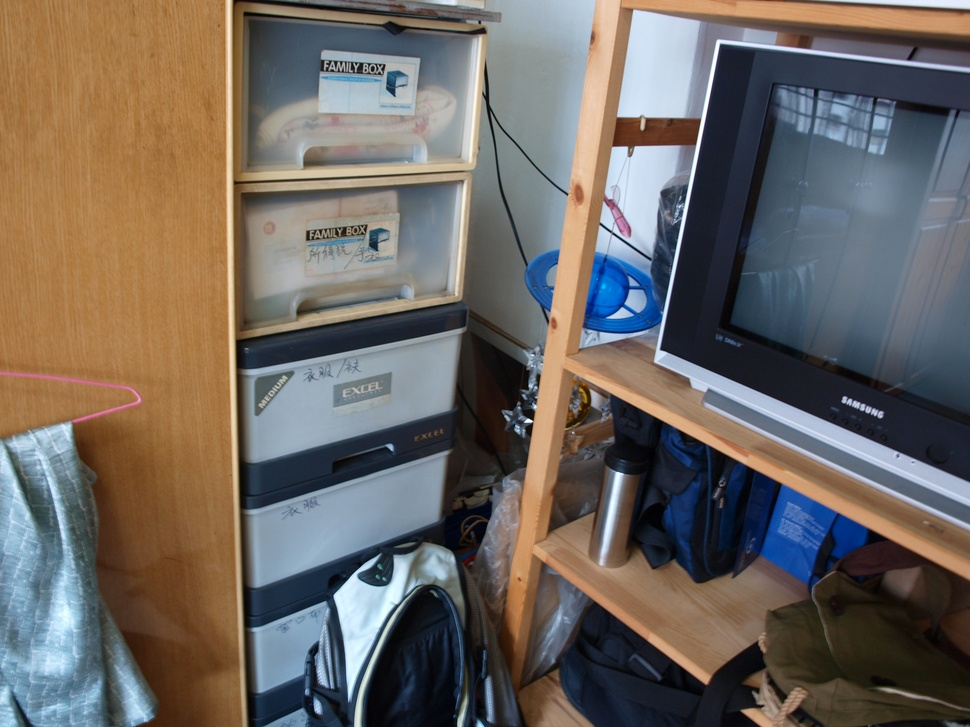
#> input picture img/a3.JPG, 970 x 727 px, shrunk from 3648 x 2736 before the run
$ python image_stitching.py
#> lines starting #> are read from the running program, lines starting #| are printed output that depends on the picture
#> further down, image1 is the input picture: shape (727, 970, 3); mean B, G, R 97.1, 102.8, 109.6
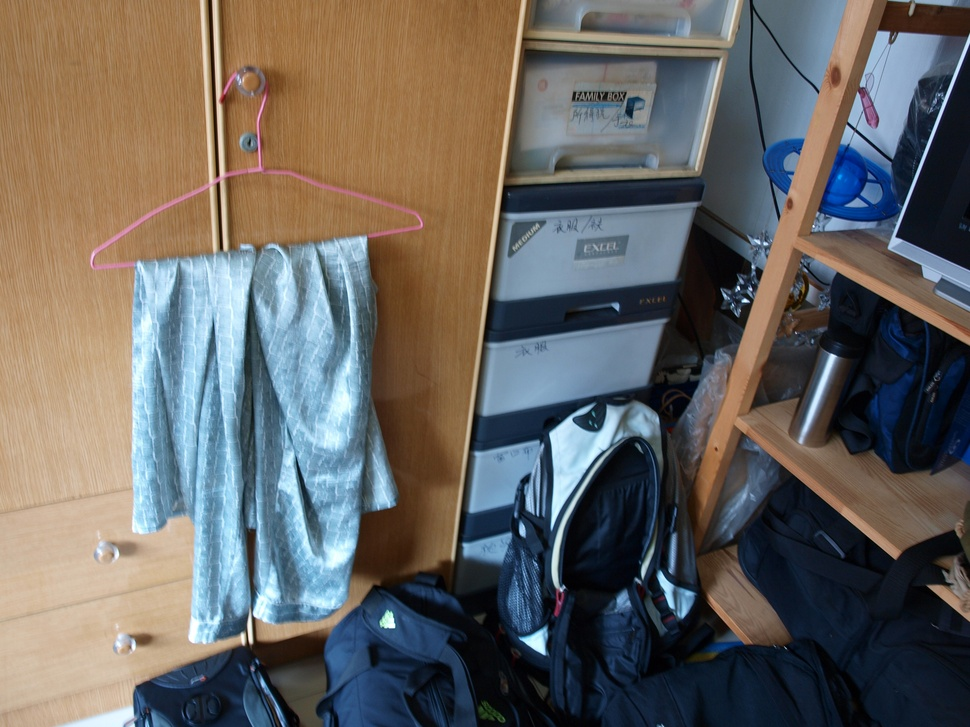
#> input picture img/b3.JPG, 970 x 727 px, shrunk from 3648 x 2736 before the run
#> further down, image2 is the input picture: shape (727, 970, 3); mean B, G, R 97.8, 101.1, 104
import cv2
import numpy as np

def stitch_images(img1, img2):
    gray1 = cv2.cvtColor(img1, cv2.COLOR_BGR2GRAY)
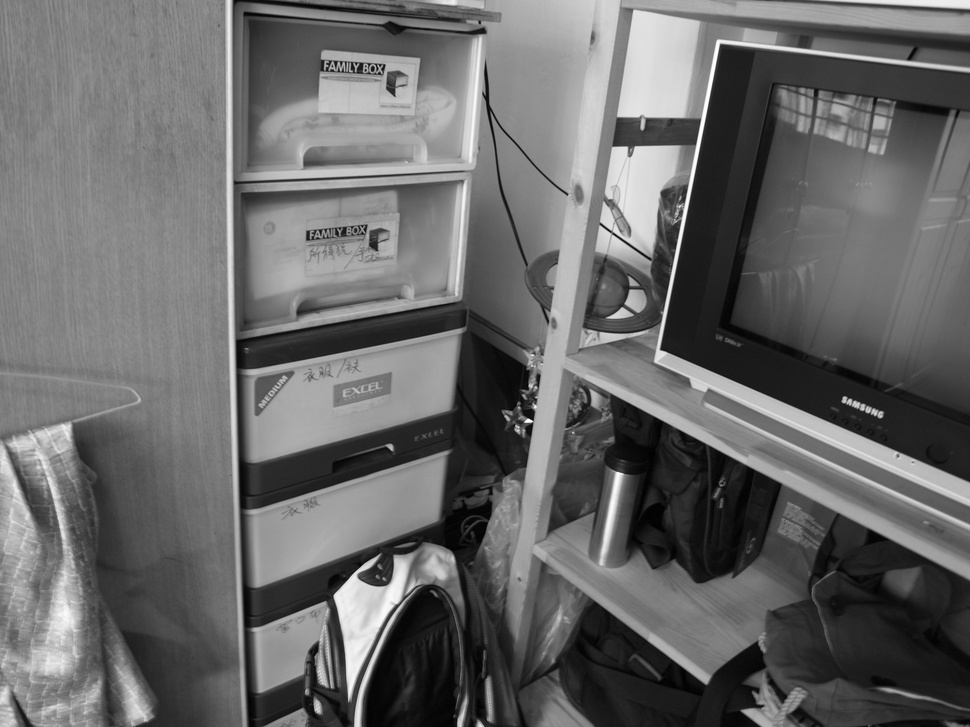
#> gray1: shape (727, 970); min 1, max 255, mean 104.2
    gray2 = cv2.cvtColor(img2, cv2.COLOR_BGR2GRAY)
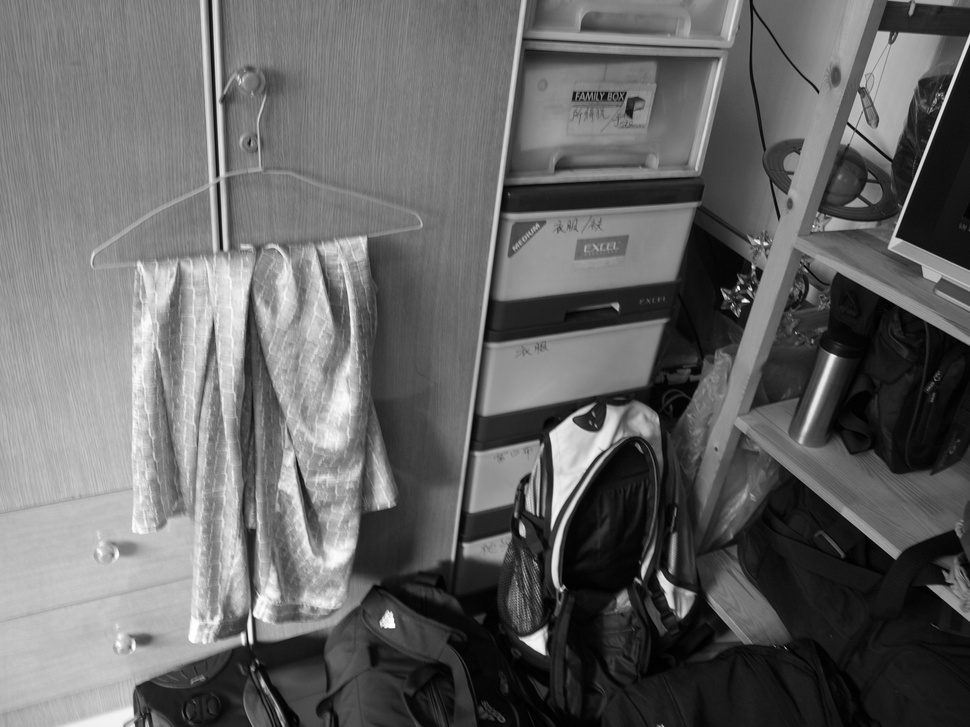
#> gray2: shape (727, 970); min 0, max 255, mean 101.6

    sift = cv2.SIFT_create()

    keypoints1, descriptors1 = sift.detectAndCompute(gray1, None)
#> keypoints1 = 1571 keypoints; strongest (x, y, size): (528, 421, 3.5), (318, 708, 6.5), (365, 613, 41), (618, 478, 9.8)
    keypoints2, descriptors2 = sift.detectAndCompute(gray2, None)
#> keypoints2 = 1663 keypoints; strongest (x, y, size): (537, 642, 13.4), (745, 300, 3.3), (388, 621, 10.2), (738, 288, 2.4)

    FLANN_INDEX_KDTREE = 1
    index_params = dict(algorithm=FLANN_INDEX_KDTREE, trees=5)
    search_params = dict(checks=100)

    flann = cv2.FlannBasedMatcher(index_params, search_params)
    matches = flann.knnMatch(descriptors1, descriptors2, k=2)
#> matches = 1571 matches

    good = []
    for m, n in matches:
        if m.distance < 0.6 * n.distance:
            good.append(m)
#> after the loop, good = 240 matches

    MIN_MATCH_COUNT = 4

    if len(good) > MIN_MATCH_COUNT:
        src_pts = np.float32([keypoints1[m.queryIdx].pt for m in good]).reshape(-1, 1, 2)
#> src_pts = 240 rows, first 8: [11.68, 510.1], [18.54, 444.1], [19.27, 565.5], [21.45, 547.2], [21.96, 431.5], [23.34, 543.3], [27.18, 515], [31.26, 435.9]
        dst_pts = np.float32([keypoints2[m.trainIdx].pt for m in good]).reshape(-1, 1, 2)
#> dst_pts = 240 rows, first 8: [315.9, 303.3], [326.7, 248.8], [315.7, 351.2], [319.7, 336.3], [329.9, 238.9], [321.5, 332.6], [327.4, 309.2], [336.1, 242.9]

        H, mask = cv2.findHomography(src_pts, dst_pts, cv2.RANSAC, 5.0)
#> H = [[0.642, -0.084, 359.5], [0.0663, 0.881, -137.7], [-0.000254, 5.78e-05, 1]]; mask = 240 values, max 1 at index 0, min 0 at index 10, mean 0.667


        height1, width1 = img1.shape[:2]
#> height1 = 727; width1 = 970
        height2, width2 = img2.shape[:2]
#> height2 = 727; width2 = 970
        img1_dims = np.float32([[0, 0], [0, height1], [width1, height1], [width1, 0]]).reshape(-1, 1, 2)
#> img1_dims = [[0, 0], [0, 727], [970, 727], [970, 0]]
        img2_dims = np.float32([[0, 0], [0, height2], [width2, height2], [width2, 0]]).reshape(-1, 1, 2)
#> img2_dims = [[0, 0], [0, 727], [970, 727], [970, 0]]
        img2_transformed_dims = cv2.perspectiveTransform(img2_dims, H)
#> img2_transformed_dims = [[359.5, -137.7], [286.4, 482.2], [1158.3, 712.5], [1303.9, -97.41]]
        combined_dims = np.concatenate((img1_dims, img2_transformed_dims), axis=0)
#> combined_dims = [[0, 0], [0, 727], [970, 727], [970, 0], [359.5, -137.7], [286.4, 482.2], [1158.3, 712.5], [1303.9, -97.41]]

        [x_min, y_min] = np.int32(combined_dims.min(axis=0).ravel() - 0.5)
#> x_min = 0; y_min = -138
        [x_max, y_max] = np.int32(combined_dims.max(axis=0).ravel() + 0.5)
#> x_max = 1304; y_max = 727
        translation_dist = [-x_min, -y_min]
#> translation_dist = [0, 138]
        H_translation = np.array([[1, 0, translation_dist[0]], [0, 1, translation_dist[1]], [0, 0, 1]])
#> H_translation = [[1, 0, 0], [0, 1, 138], [0, 0, 1]]

        output_img = cv2.warpPerspective(img1, H_translation.dot(H), (x_max-x_min, y_max-y_min))
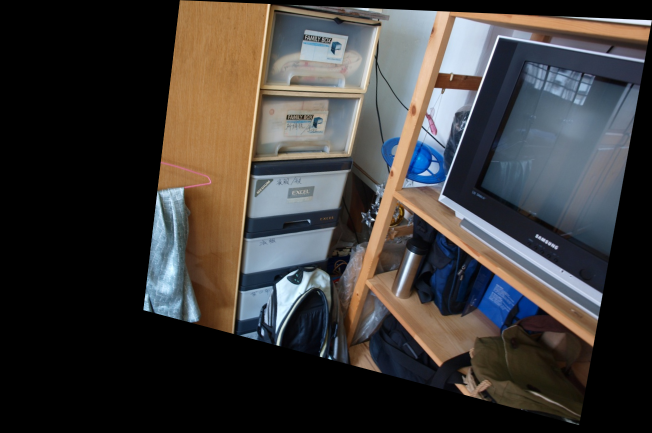
#> output_img: shape (865, 1304, 3) (shown at 1/2 size); mean B, G, R 57.3, 59, 61.9
        output_img[translation_dist[1]:translation_dist[1] + height2, translation_dist[0]:translation_dist[0] + width2] = img2
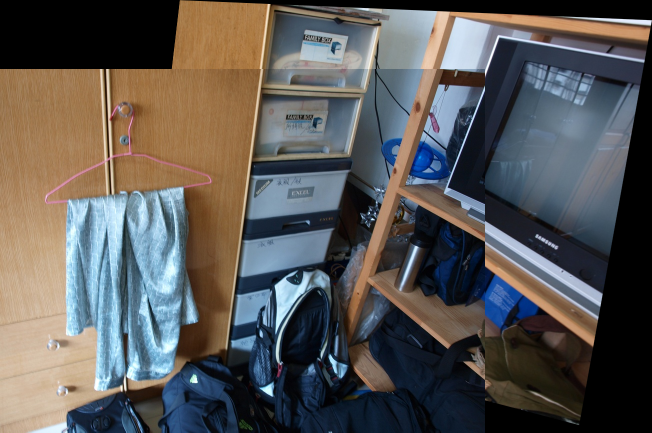
#> output_img: shape (865, 1304, 3) (shown at 1/2 size); mean B, G, R 86.4, 88.2, 90.3

        return output_img
    else:
        print("Not enough matches are found - {}/{}".format(len(good), MIN_MATCH_COUNT))
        return None

image1 = cv2.imread('img/a3.JPG')
image2 = cv2.imread('img/b3.JPG')

result = stitch_images(image1, image2)

if result is not None:
    cv2.imshow('Stitched Image', result)
    cv2.waitKey(0)
    cv2.destroyAllWindows()
    cv2.imwrite('result.jpg', result)
else:
    print("Image stitching failed.")
